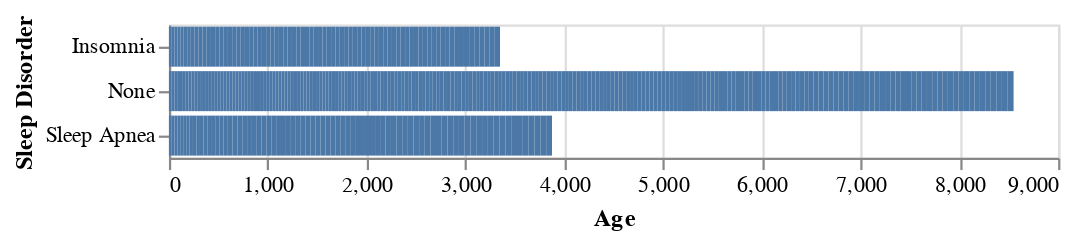

Here is the notebook cell this chart was saved with:
### Code cell
# Now let's visualize the data
import altair as alt

alt.Chart(data).mark_bar().encode(x="Age", y="Sleep Disorder")

### Figure 1 — Vega-Lite specification as saved in the notebook (floating-point values rounded to 4 significant figures; data arrays with more than 128 entries replaced by an {"elided": "..."} marker saying what was removed)
{"config": {"view": {"continuousWidth": 400, "continuousHeight": 300}}, "data": {"name": "data-0a8151ac912dbc8299ee2d748a0b855a"}, "mark": "bar", "encoding": {"x": {"field": "Age", "type": "quantitative"}, "y": {"field": "Sleep Disorder", "type": "nominal"}}, "$schema": "https://vega.github.io/schema/vega-lite/v4.17.0.json", "datasets": {"data-0a8151ac912dbc8299ee2d748a0b855a": {"elided": "374 records"}}}
